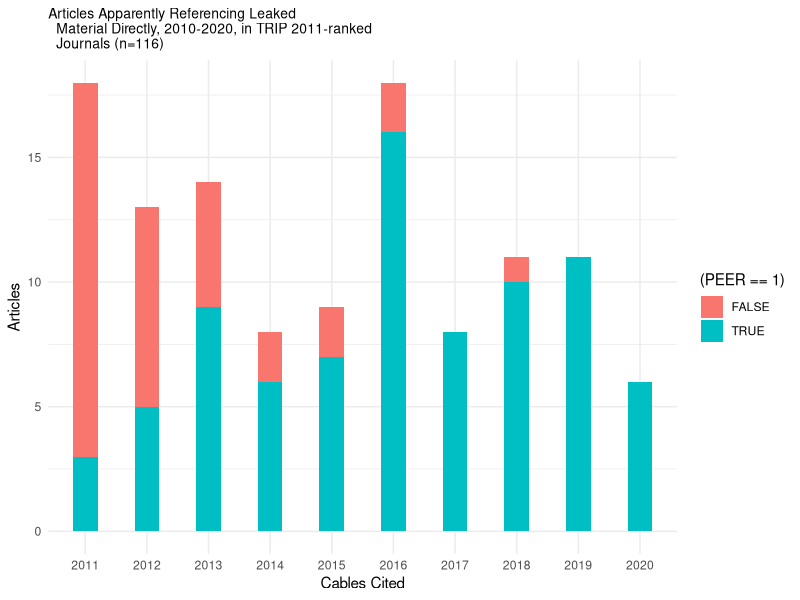
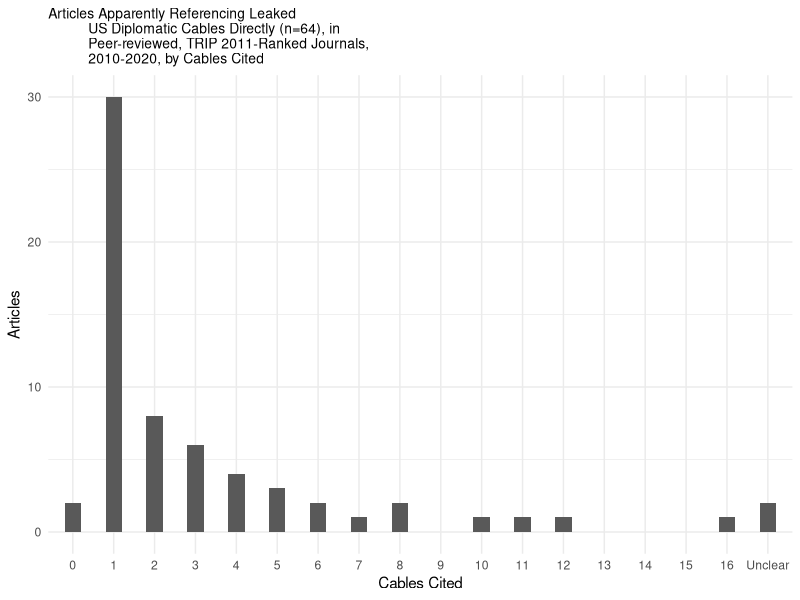

Reproduce these figures in R, in order.
#### Preamble ####
# Purpose: Replicated graphs from... [...UPDATE THIS...]
# Author: Rohan Alexander [...UPDATE THIS...]
# Date: 11 February 2023 [...UPDATE THIS...]
# Contact: rohan.alexander@utoronto.ca [...UPDATE THIS...]
# License: MIT
# Pre-requisites: [...UPDATE THIS...]
# Any other information needed? [...UPDATE THIS...]


#### Workspace setup ####
library(tidyverse)


#### Load data ####
raw_publication_data <- read_csv("data/raw_data/raw_data.csv", show_col_types = FALSE)


#### Clean data ####

# Isolate publication data
publication_data <- raw_publication_data[c(119:685), c(0:21)]

# Convert top row to column names
# Uses stackoverflow query answer: https://stackoverflow.com/a/57531480
names(publication_data) <- 
  publication_data |>
  slice(1) |>
  unlist()
publication_data <- publication_data |> slice(-1)


# Make journal name key
journal_names <- raw_publication_data[c(24:43), c(16,17)]

journal_names <- 
  journal_names |>
  rename(name = ...16 , shortform = ...17)


# Graph 1

# Isolate year, code, journal, and peer-reviewed status (0 for Foreign Policy 
# and Foreign Affairs, 1 for all others.) 
leak_references <-
  publication_data |>
  select(`Year`, `C`, `J`, `PEER`) 

# Filter out all non code 3 rows (using leaked sources directly)
leak_references <- 
  filter(leak_references, `C` == "3")

# Construct Graph 
leak_references |> 
  ggplot(aes(x= `Year`, fill = (`PEER` == 1))) +
  geom_bar(width = .4) +
  theme_minimal() +
  labs(x = "Cables Cited", y = "Articles") +
  ggtitle("Articles Apparently Referencing Leaked 
  Material Directly, 2010-2020, in TRIP 2011-ranked 
  Journals (n=116)") +
  theme(plot.title = element_text(size=10))


# Graph 2 

# Select only number of cables cited
cables_cited <-
  publication_data |>
  select(`NUM CABLES`) 

# Convert "??" to -1 
cables_cited$`NUM CABLES`[cables_cited$`NUM CABLES` == "??"] <- "-1"

# Covert all entries to numbers
cables_cited$`NUM CABLES` <- as.numeric(cables_cited$`NUM CABLES`)

# Omit all N/A articles
cables_cited <- 
  cables_cited |> na.omit(cables_cited)

# Make counts for each cable number 
cables_cited<- 
  cables_cited |> count(`NUM CABLES`, .drop = FALSE)

cables_cited <- cables_cited |> 
  add_row("NUM CABLES" = 9, n = 0, .after = 10) |>
  add_row("NUM CABLES" = 13, n = 0, .after = 14) |>
  add_row("NUM CABLES" = 14, n = 0, .after = 15) |>
  add_row("NUM CABLES" = 15, n = 0, .after = 16)
  
cables_cited

# Make column for combined cables cited 
cables_cited <-
  cables_cited |>
  mutate(combined_cables = `NUM CABLES` * n)

# Covert all entries to numbers and change -1 back to ?? or "Unclear"
cables_cited$`NUM CABLES` <- as.character(cables_cited$`NUM CABLES`)
cables_cited$`NUM CABLES`[cables_cited$`NUM CABLES` == "-1"] <- "Unclear"
cables_cited$`combined_cables`[cables_cited$`combined_cables` == -2] <- 2

# Reorder 
cables_cited <- cables_cited |>
  slice(2:18, 1)


# Construct Graph 
cables_cited |> 
  ggplot(aes(x= reorder(`NUM CABLES`, 1:18), y = n)) +
  geom_bar(stat = "identity", width = .4) +
  theme_minimal() +
  labs(x = "Cables Cited", y = "Articles") +
  ggtitle("Articles Apparently Referencing Leaked 
          US Diplomatic Cables Directly (n=64), in 
          Peer-reviewed, TRIP 2011-Ranked Journals, 
          2010-2020, by Cables Cited") +
  theme(plot.title = element_text(size=10))
